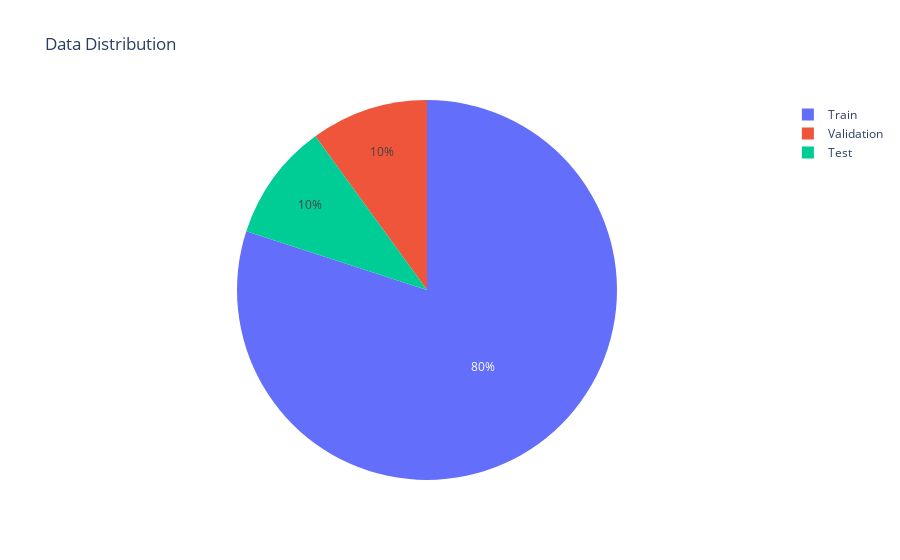

Notebook code cell kept with this figure:
### Code cell
import plotly.express as px

# Data for plotting
labels = ['Train', 'Validation', 'Test']
sizes = [len(train), len(val), len(test)]
df = pd.DataFrame({'Split': labels, 'Size': sizes})

fig = px.pie(df, values='Size', names='Split', title='Data Distribution')
fig.show()

### Figure 1 — Plotly figure (JSON) as saved in the notebook; plotly's stock layout.template omitted (floating-point values rounded to 4 significant figures)
{"data": [{"domain": {"x": [0, 1], "y": [0, 1]}, "hovertemplate": "Split=%{label}<br>Size=%{value}<extra></extra>", "labels": ["Train", "Validation", "Test"], "legendgroup": "", "name": "", "showlegend": true, "type": "pie", "values": [306892, 38362, 38362]}], "layout": {"legend": {"tracegroupgap": 0}, "title": {"text": "Data Distribution"}}}
